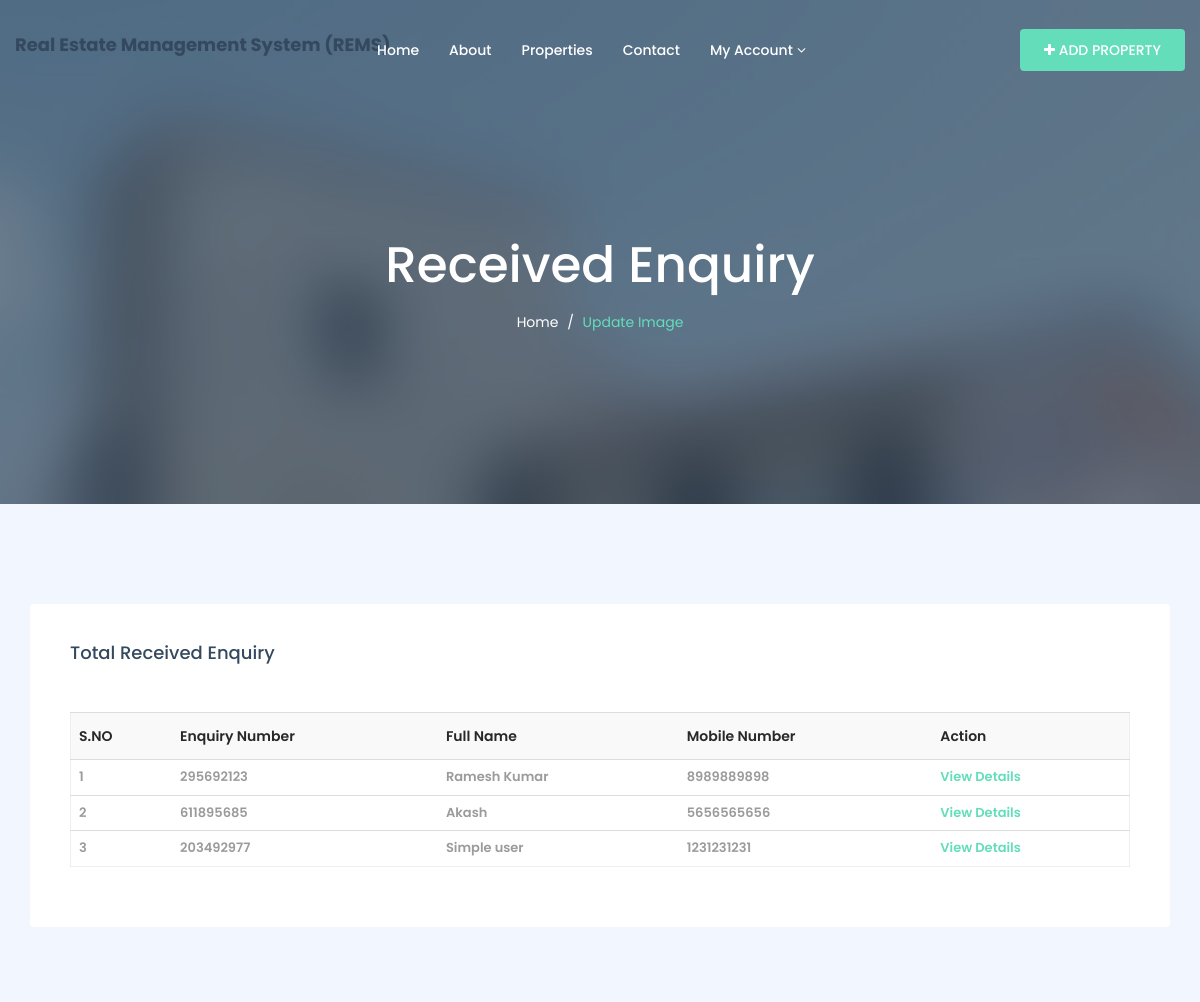
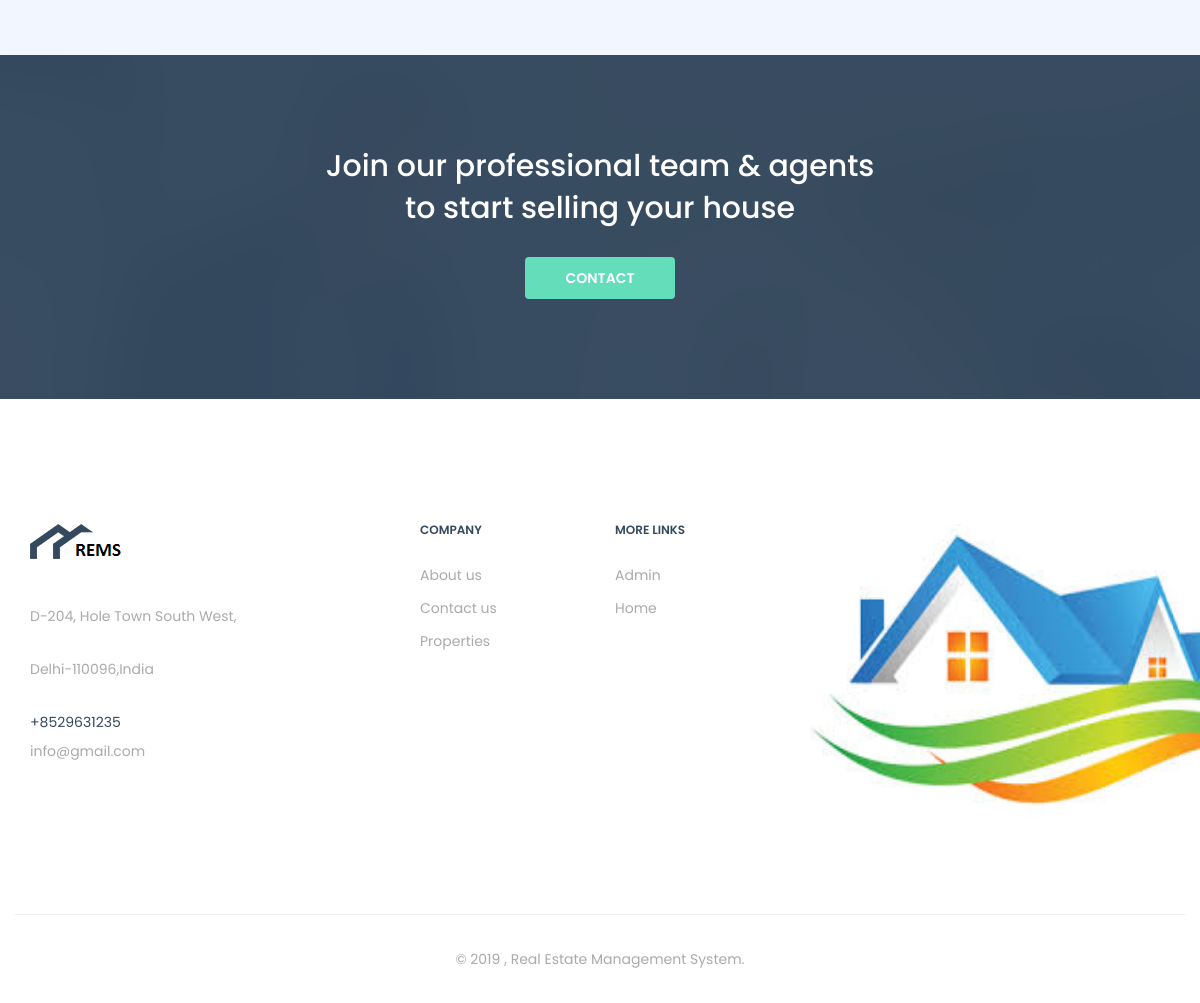
The page /rems/enquiry.php (signed in) on the database its author committed (2 pictures, top to bottom).
### tables this page shows
CREATE TABLE `tblenquiry` (
  `ID` int(11) NOT NULL,
  `PropertyID` int(10) NOT NULL,
  `FullName` varchar(200) NOT NULL,
  `Email` varchar(200) NOT NULL,
  `MobileNumber` bigint(10) NOT NULL,
  `Message` mediumtext NOT NULL,
  `EnquiryNumber` varchar(200) NOT NULL,
  `EnquiryDate` timestamp NOT NULL DEFAULT current_timestamp(),
  `Status` varchar(10) DEFAULT NULL,
  `Remark` varchar(200) DEFAULT NULL,
  `RemarkDate` timestamp NULL DEFAULT NULL ON UPDATE current_timestamp()
);

CREATE TABLE `tblpage` (
  `ID` int(10) NOT NULL,
  `PageType` varchar(120) DEFAULT NULL,
  `PageTitle` mediumtext DEFAULT NULL,
  `PageDescription` mediumtext DEFAULT NULL,
  `Email` varchar(120) DEFAULT NULL,
  `MobileNumber` bigint(10) DEFAULT NULL,
  `UpdationDate` timestamp NULL DEFAULT NULL ON UPDATE current_timestamp()
);

### rems/enquiry.php (the view, shortened to what this page needs)
<?php
if (strlen($_SESSION['remsuid']==0 || $_SESSION['ut']==3)) {
  header('location:logout.php');
  } else{
  ?>
 <!DOCTYPE html>
<html dir="ltr" lang="en-US">
<head>
    <link href="assets/css/external.css" rel="stylesheet">
    <link href="assets/css/bootstrap.min.css" rel="stylesheet">
    <link href="assets/css/style.css" rel="stylesheet">
</head>
<body>
    <div id="wrapper" class="wrapper clearfix">
        <?php include_once('includes/header.php');?>
        <section id="page-title" class="page-title bg-overlay bg-overlay-dark2">
            <div class="container">
                <div class="row">
                    <div class="col-xs-12 col-sm-12 col-md-6 col-md-offset-3">
                        <div class="title title-1 text-center">
                            <div class="title--content">
                                <div class="title--heading">
                                    <h1>Received Enquiry</h1>
                                </div>
                                <ol class="breadcrumb">
                                    <li><a href="index.php">Home</a></li>
                                    <li class="active">Update Image</li>
                                </ol>
                            </div>
                        </div>
                    </div>
                </div>
            </div>
        </section>
        <section id="add-property" class="add-property">
            <div class="container">
                <div class="row">
                    <div class="col-xs-12 col-sm-12 col-md-12">
                            <div class="form-box">
                                <div class="row">
                                    <div class="col-xs-12 col-sm-12 col-md-12">
                                        <h4 class="form--title">Total Received Enquiry</h4>
                                        <table class="table">
                <thead>
                                        <tr>
                                            <tr>
                  <th>S.NO</th>
                    <th>Enquiry Number</th>
                    <th>Full Name</th>
                    <th>Mobile Number</th>
                          <th>Action</th>
                </tr>
                                        </tr>
                                        </thead>
               <?php
               $uid=$_SESSION['remsuid'];
$ret=mysqli_query($con,"select tblenquiry.* from  tblenquiry join tblproperty on tblproperty.Id=tblenquiry.PropertyID where tblenquiry.Status is null and tblproperty.UserID='$uid' ");
$num=mysqli_num_rows($ret);
if($num >0){
$cnt=1;
while ($row=mysqli_fetch_array($ret)) {
?>
                <tr>
                  <td><?php echo $cnt;?></td>
                  <td><?php  echo $row['EnquiryNumber'];?></td>
                  <td><?php  echo $row['FullName'];?></td>
                  <td><?php  echo $row['MobileNumber'];?></td>
                  <td><a href="view-enquiry-detail.php?viewid=<?php echo $row['ID'];?>">View Details</a></td>
                </tr>
                <?php
$cnt=$cnt+1;
} } else {?>
<tr>
 <th colspan="5" style="text-align: center; color:red">No Record found</th>
</tr>
<?php } ?>
              </table>             </div>
                                </div>
                            </div>
                    </div>
                </div>
            </div>
        </section>
        <section id="cta" class="cta cta-1 text-center bg-overlay bg-overlay-dark pt-90">
            <div class="container">
                <div class="row">
                    <div class="col-xs-12 col-sm-12 col-md-6 col-md-offset-3">
                        <h3>Join our professional team & agents to start selling your house</h3>
                         <a href="contact.php" class="btn btn--primary">Contact</a>
                    </div>
                </div>
            </div>
        </section>
                    </div>
        <?php include_once('includes/footer.php');?>
</body>
</html>
 <?php } ?>

### rems/includes/footer.php (shortened to what this page needs)
 <?php
include('includes/dbconnection.php');
?>
 <footer id="footer" class="footer footer-1 bg-white">
            <div class="footer-widget">
                <div class="container">
                    <div class="row">
                        <div class="col-xs-12 col-sm-6 col-md-3 widget--about">
                            <div class="widget--content">
                                <?php
$ret=mysqli_query($con,"select * from tblpage where PageType='contactus'");
while ($row=mysqli_fetch_array($ret)) {
?>
                                <div class="footer--logo">
                                    <img src="assets/images/logo/logo-dark3.png" alt="logo">
                                </div>
                                <p><?php  echo $row['PageDescription'];?></p>
                                <div class="footer--contact">
                                    <ul class="list-unstyled mb-0">
                                        <li>+<?php  echo $row['MobileNumber'];?></li>
                                        <li> <p><?php  echo $row['Email'];?></p></li>
                                    </ul>
                                </div>
                            </div>
                            <?php } ?>
                        </div>
                        <div class="col-xs-12 col-sm-3 col-md-2 col-md-offset-1 widget--links">
                            <div class="widget--title">
                                <h5>Company</h5>
                            </div>
                            <div class="widget--content">
                                <ul class="list-unstyled mb-0">
                                    <li><a href="about.php">About us</a></li>
                                    <li><a href="contact.php">Contact us</a></li>
                                   <li><a href="properties-grid.php">Properties</a></li>
                                </ul>
                            </div>
                        </div>
                        <div class="col-xs-12 col-sm-3 col-md-2 widget--links">
                            <div class="widget--title">
                                <h5>More Links</h5>
                            </div>
                            <div class="widget--content">
                                <ul class="list-unstyled mb-0">
                                    <li><a href="admin/login.php">Admin</a></li>
                                    <li><a href="index.php">Home</a></li>
                                </ul>
                            </div>
                        </div>
                        <div class="col-xs-12 col-sm-12 col-md-4 widget--newsletter">
                            <img src="assets/images/about/download.jpg" width="500" height="300" alt="logo">
                        </div>
                    </div>
                </div>
            </div>
            <div class="footer--copyright text-center">
                <div class="container">
                    <div class="row footer--bar">
                        <div class="col-xs-12 col-sm-12 col-md-12">
                            <span>© 2019 , Real Estate Management System.</span>
                        </div>
                    </div>
                </div>
            </div>
        </footer>

### rows shown on the page
tblenquiry: EnquiryNumber "295692123", FullName "Ramesh Kumar", MobileNumber "8989889898"
tblenquiry: EnquiryNumber "611895685", FullName "Akash", MobileNumber "5656565656"
tblenquiry: EnquiryNumber "203492977", FullName "Simple user", MobileNumber "1231231231"
tblpage: PageDescription "D-204, Hole Town South West, Delhi-110096,India", MobileNumber "8529631235", Email "info@gmail.com"
